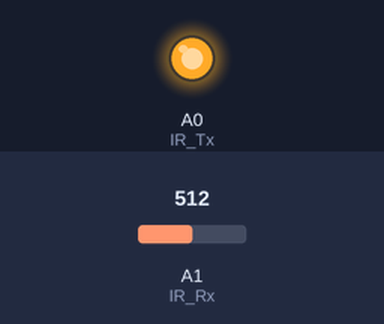
Recording of a sketch running on a simulated Arduino Uno, built with avr-gcc and run on an emulated ATmega328P. Parts: output pins drawn as LEDs (lit = HIGH). The test bench sets the inputs (shaded band); at power-on: A1 (IR_Rx) = 512. What the sketch prints to the serial monitor is not drawn.

Above: at 0.1 s.
Timing chart, 0 to 1.6 s (numbered marks = the images above):
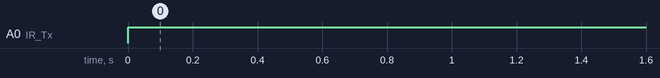

Measured:
- by itself, A0 (IR_Tx): LOW → HIGH at 0.00 s

The sketch:

quadrant_ir.ino
```cpp
/*
  INNOVATOR INTERNATIONAL (PVT)LTD.
  https://www.innovator.lk/
  --------------------------------------------------------
  Development Platform : Quadrant 1.0
  (embedded development platform)
  --------------------------------------------------------
  TCRT5000 IR Sensor Example.
  --------------------------------------------------------
  Hardware setup :
  connect IR_LED PIN to Arduino Analog PIN-> 0(A0)
  connect IR_SEN PIN to Arduino Analog PIN-> 1(A1)
  --------------------------------------------------------
  24 march 2021
*/

int IR_Rx = A1;
int IR_Tx = A0;
int value = 0;

void setup() {
  pinMode(IR_Tx, OUTPUT);
  pinMode(IR_Rx, INPUT);
  Serial.begin(9600);
}

void loop() {
  value = analogRead(IR_Rx);
  digitalWrite(IR_Tx, HIGH);
  Serial.println(value);
}
```
